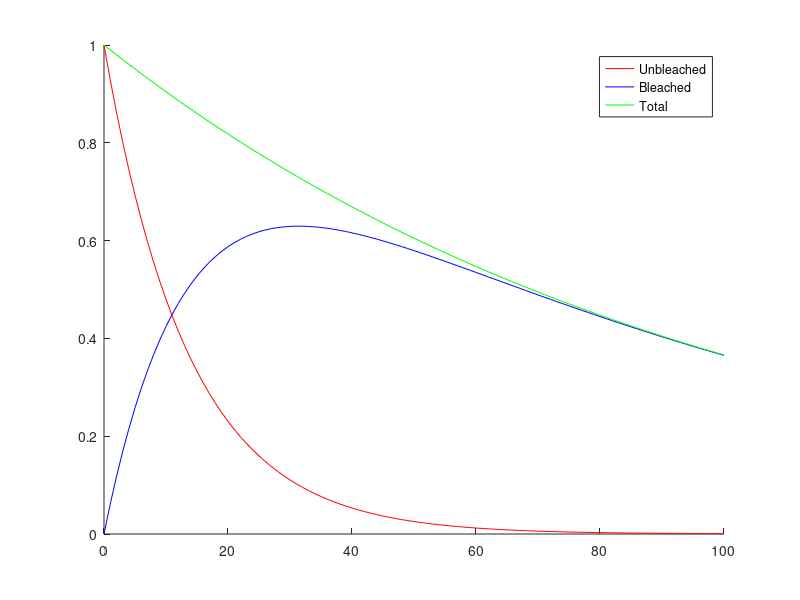
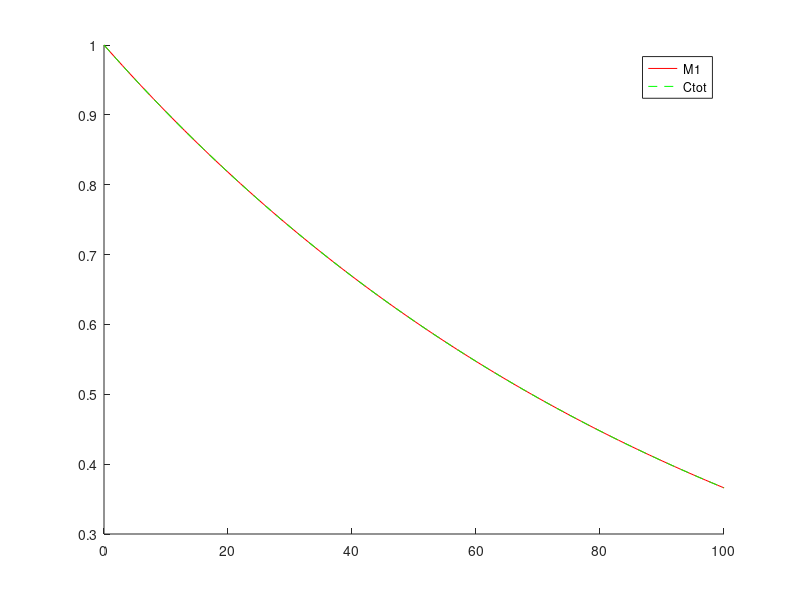
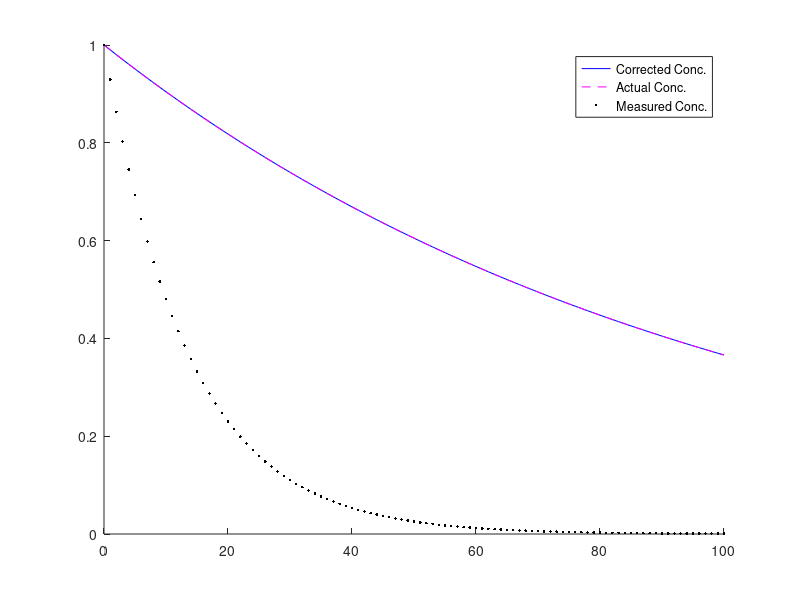

Write the MATLAB code that produced these figures, in order.
%% Modeling Photobleach Correction
%Rico's de-bugging
clear, close all
%% Modeling Photobleach Correction, 1 minute frame rate

%set variables
N = 100; %number of minutes
dt1 = 1; %increment in minutes, frame rate = 1 minute
T1 = [0:dt1:N]; %time vector in minutes


%I hypothesize that fluorescence decreases according to the following
%equation: dC/dt = -beta * C + gamma * C, where C is the measured
%fluorescence, beta is the rate of photobleaching, and gamma is the
%permeability coefficient
gamma = 0.01; %permeability coefficient (I made gamma positive)
beta1 = 1/16.4592; %photobleaching coefficient, beta=1/tau
beta2 = 1/8.7189; %frame rate = 30 s
beta3 = 1/4.3229; %frame rate = 15 s

dt2=0.5; %30 s
dt3=0.25; %15 s

%pre-allocte 'measured' fluorescence variables
%assume that our initial measured fluorescence is equal to the initial 'no diffusion' fluorescence

Cbl=zeros(size(T1));%Normalized concentration of bleached fluorophores
Cunb=zeros(size(T1));%Normalized concentration of unbleached fluorophores
Ctot=zeros(size(T1));%Normalized concentration of total fluorophores
Cunb(1)=1;%Initial concentration of unbleached fluorophores is 1
Cbl(1)=0;%Initial concentration of unbleached fluorophores is 0
Ctot(1)=1;

%using the following Newton Method, I expect to generate an exponential
%decay curve
for i=1:length(T1)-1
    dCunb= -beta1 * Cunb(i) - gamma * Cunb(i);
    dCbl=beta1 * Cunb(i) - gamma * Cbl(i);
    
    dCunb=dCunb*dt1;
    dCbl=dCbl*dt1;
    
    Cunb(i+1)=Cunb(i)+dCunb;
    Cbl(i+1)=Cbl(i)+dCbl;

    Ctot(i+1)=Cunb(i+1)+Cbl(i+1);
   
end

figure, hold on
plot(T1, Cunb, '-r') %this should be a decay
plot(T1, Cbl, '-b') %this should increase exponentially? 
plot(T1, Ctot, '-g') %this should also be an exponential decay, but less steep than Cunb
legend({'Unbleached', 'Bleached', 'Total'})
%at some point, all the fluor. are bleached and no unbleached are left, but
%that does not mean there are no fluor. in the cell

%what about what the traces look like with only gamma? (aka corrected for
%photobleaching)
M1 = zeros(size(T1));
M1(1)=1;

%using the following Newton Method, we expect to generate exponential
%decay. This is what we expect to see after correcting for photobleaching,
%when there is only the effect of the permeability coeffecient 
for i=1:length(T1)-1
    m = - gamma * M1(i); 
    dM1 = m*dt1; 
    M1(i+1) = M1(i) + dM1;
end

figure, hold on
plot(T1, M1, '-r')
plot(T1, Ctot, '--g')
legend({'M1', 'Ctot'}) %the traces completely overlap

%now that I'm able to generate exponentials, can I work in the reverse
%direction and get M and F using alpha?

%first, plot tau vs time and fit to a linear. The slope is alpha (dtau/dt,
%so 1/alpha = dbeta/dt?) I am not sure why this slope is useful or what the
%units are or exactly how it stands in place for beta?
% linearCoef = polyfit([dt3, dt2, dt1],[1/beta3, 1/beta2, 1/beta1],1);
% alpha = linearCoef(1); 

alpha=1/beta1/dt1;%Here I just used the alpha that would result from just using beta1 for my measured time constant
%this would be the same as tau though??

%assume that the initial 'measured' fluorescence values and corrected
%fluor. values will be equal
Cnew1=nan(1, length(T1));%Corrected concentration of fluorophores
Cnew1(1)=1;

%this is the dCP, or loss attributable to permeability
dCP1=nan(1, length(T1)-1);

unb_frac=zeros(size(Cunb));
unb_frac(1)=1;%Fraction of fluorophores that are unbleached

Cbl_exp=zeros(size(T1));%Calculated (from experiment and photobleaching constant) concentration of bleached flurophores

%this correction should work regardless of the frame rate
for i=1:length(T1)-1
   
    dCB = Cunb(i)/(alpha); %this is the amount of photobleaching that occured in our measured value
    dCT = Cunb(i+1) - Cunb(i); %this is the total fluor. loss for the measured value
    dCP1(i) = dCT + dCB; %this is the amount of loss attributable to permeability
    
    
    dCP1(i)=dCP1(i)/unb_frac(i);%Correcting for the fact that a fraction of fluorophores are unbleached
    
    Cnew1(i+1)=Cnew1(i)+dCP1(i);
    
    Cbl_exp(i+1)=Cbl_exp(i)+dCB+dCP1(i)*(1-unb_frac(i));%Accounting fo the change in concentration fo bleached fluorophores
     
    unb_frac(i+1)=(Cunb(i+1))/(Cunb(i+1)+Cbl_exp(i+1));%Calculate the new fraction of unbleached fluorophores
    
end

%plot these values. The Cnew1 vector and M vector should look the same, but
%they don't. What went wrong with the correction? 
figure, hold on
plot(T1, Cnew1, '-b')
plot(T1, M1, '--m')
plot(T1,Cunb,'.k')
legend({'Corrected Conc.','Actual Conc.','Measured Conc.'})